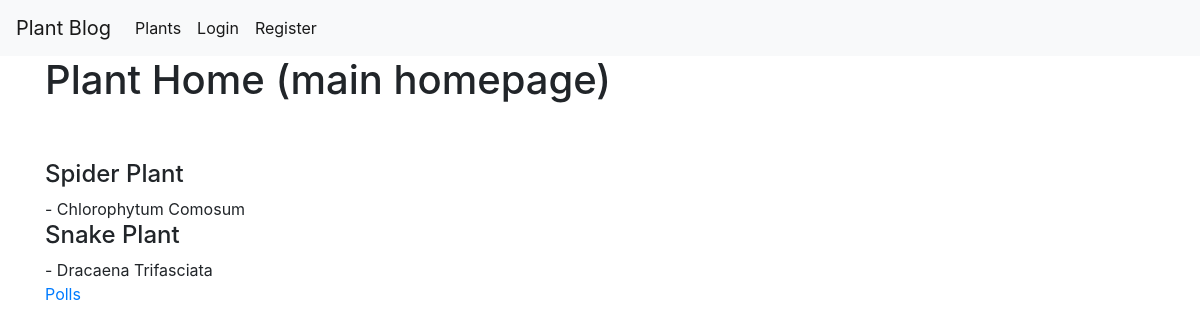
The page /plants/ on the database its author committed.
### plants/models.py (models this page shows, shortened)
class Plant(models.Model):
  name = models.CharField(max_length=80)
  bionominal = models.CharField(max_length=80)
  description = models.TextField()
  sun_pref_choices = [
      ('1', "High"),
      ('2', "Med/High"),
      ('3', "Med"),
      ('4', "Med/Low"),
      ('5', "Low"),
      ('6', "Any")]
  sun_pref = models.CharField(max_length=10, choices=sun_pref_choices)
  water_freq = models.IntegerField()
  fertilizer_freq = models.IntegerField()

### plants/views.py (the view, shortened to what this page needs)
# urls.py: path('', views.IndexView.as_view(), name='home'),
class IndexView(generic.ListView):
  model = Plant
  template_name = 'plants/index.html'
  context_object_name = 'plants'

### plants/templates/plants/index.html (shortened to what this page needs)
{% extends "base.html" %}
{% block content %}
  <h1> Plant Home (main homepage) </h1> <br>
  <br>
  {% for plant in plants %}
    <h4> {{ plant.name }} </h4> - {{ plant.bionominal }}
  {% endfor %}
<br><a href="{% url 'polls:index' %}">Polls</a><br>
{% endblock %}

### static/main.css (style rules this page uses)
h2, h3, h4, h5, h6 { color: green; }
body { background: green; color: green; margin-top: 5rem; }

### rows shown on the page
Plant: name "Spider Plant", bionominal "Chlorophytum Comosum"
Plant: name "Snake Plant", bionominal "Dracaena Trifasciata"
